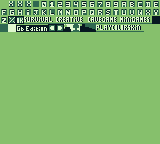

Below is a game level as drawn by its tile map, then a one-line description and the .tmx file that defines it, in full:
An orthogonal 20x18 tile map with 8x8 px tiles, 1 tile layer (Camada de Blocos 1).

<map version="1.10" tiledversion="1.10.2" orientation="orthogonal" renderorder="right-down" width="20" height="18" tilewidth="8" tileheight="8" infinite="0" nextlayerid="2" nextobjectid="1">
 <tileset firstgid="1" source="metatile.tsx" />
 <layer id="1" name="Camada de Blocos 1" width="20" height="18">
  <data encoding="csv">
18,165,166,167,168,171,172,173,174,175,176,187,188,189,190,191,192,203,204,205,
206,207,208,219,220,221,222,223,224,235,236,237,238,239,240,251,252,253,254,255,
256,170,169,193,194,195,196,177,178,179,180,209,210,211,212,213,214,215,216,1,
2,17,241,242,243,244,164,162,79,80,95,96,247,248,197,198,199,200,18,18,
18,18,18,18,18,18,18,18,18,18,18,18,18,18,18,18,18,18,18,18,
18,18,18,18,18,18,18,18,18,18,18,18,18,18,18,18,18,18,18,18,
18,18,18,18,18,18,18,18,18,18,18,18,18,18,18,18,18,18,18,18,
18,18,18,18,18,18,18,18,18,18,18,18,18,18,18,18,18,18,18,18,
18,18,18,18,18,18,18,18,18,18,18,18,18,18,18,18,18,18,18,18,
18,18,18,18,18,18,18,18,18,18,18,18,18,18,18,18,18,18,18,18,
18,18,18,18,18,18,18,18,18,18,18,18,18,18,18,18,18,18,18,18,
18,18,18,18,18,18,18,18,18,18,18,18,18,18,18,18,18,18,18,18,
18,18,18,18,18,18,18,18,18,18,18,18,18,18,18,18,18,18,18,18,
18,18,18,18,18,18,18,18,18,18,18,18,18,18,18,18,18,18,18,18,
18,18,18,18,18,18,18,18,18,18,18,18,18,18,18,18,18,18,18,18,
18,18,18,18,18,18,18,18,18,18,18,18,18,18,18,18,18,18,18,18,
18,18,18,18,18,18,18,18,18,18,18,18,18,18,18,18,18,18,18,18,
18,18,18,18,18,18,18,18,18,18,18,18,18,18,18,18,18,18,18,18
</data>
 </layer>
</map>
